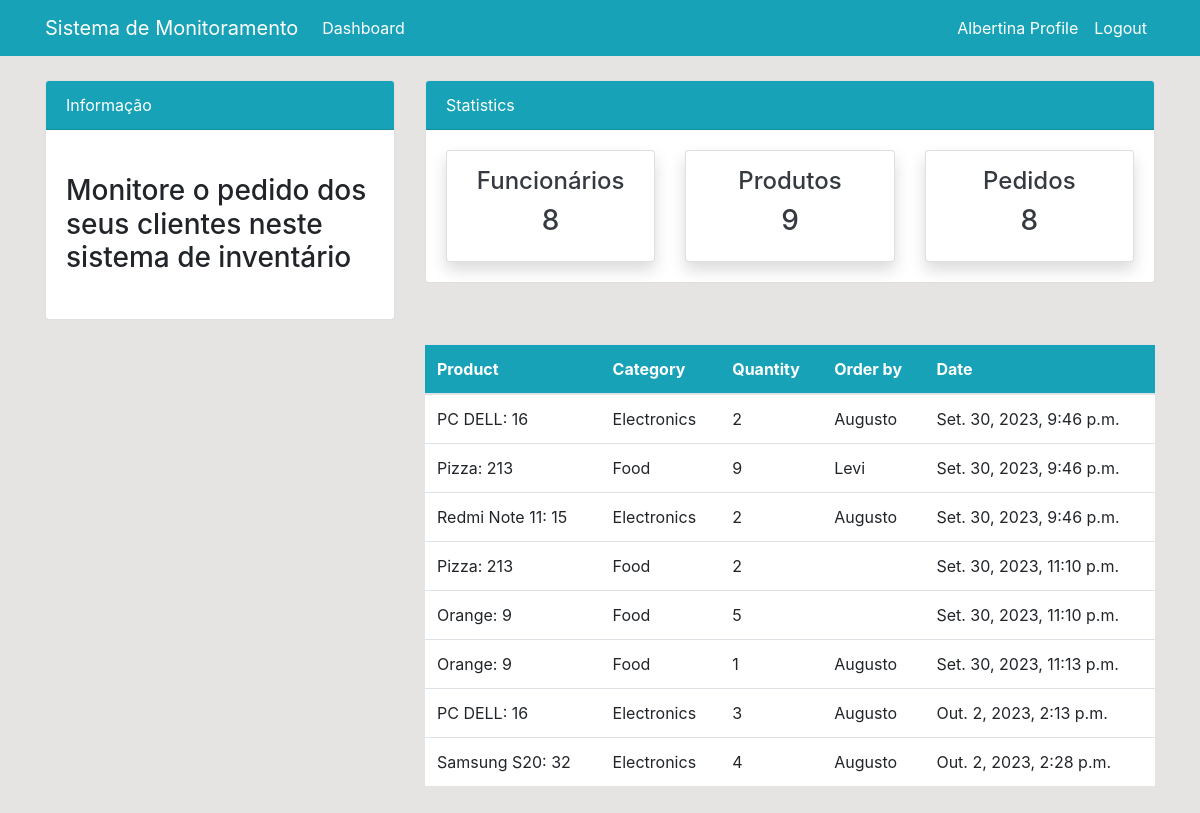
The page /order/ (signed in) on the database its author committed.
### dashboard/models.py (models this page shows, shortened)
class Order(models.Model):
    product = models.ForeignKey(Product, on_delete=models.CASCADE)
    staff = models.ForeignKey(User, models.CASCADE, null=True)
    order_quantity = models.PositiveIntegerField(null=True)
    date = models.DateTimeField(auto_now_add=True)

class Product(models.Model):
    name = models.CharField(max_length=100)
    category = models.CharField(max_length=20, choices=CATEGORY, null=True)
    quantity = models.PositiveIntegerField(null=True)
    class Meta:
        verbose_name_plural = 'Product'
    def __str__(self):
        return f'{self.name}: {self.quantity}'

### dashboard/views.py (the view)
# urls.py: path('order/', views.order, name='dashboard-order'),
@login_required
def order(request):
    orders = Order.objects.all()
    orders_count = orders.count()
    workers_count = User.objects.all().count()
    products_count = Product.objects.all().count()
    context = {
        'orders': orders,
        'workers_count': workers_count,
        'products_count': products_count,
        'orders_count': orders_count,
    }
    return render(request, 'dashboard/order.html', context)

### templates/dashboard/order.html (shortened to what this page needs)
{% extends 'partials/base.html' %}
{% block content %}
{% include 'partials/topnav.html' %}
 <div class="container">
    <div class="row my-4">
        <div class="col-md-4">
        </div>
        <div class="col-md-8">
            <table class="table bg-white">
                <thead class="bg-info">
                    <tr class="text-white">
                        <th scope="col">Product</th>
                        <th scope="col">Category</th>
                        <th scope="col">Quantity</th>
                        <th scope="col">Order by</th>
                        <th scope="col">Date</th>
                    </tr>
                </thead>
                <tbody>
                    {% for orders in orders %}
                    <tr>
                        <td>{{ orders.product }}
                        <td>{{ orders.product.category }}</td>
                        <td>{{ orders.order_quantity }}</td>
                        <td>
                            {{ orders.staff.username }}
                        </td>
                        <td>
                            {{ orders.date }}
                        </td>
                    </tr>
                    {% endfor %}
                </tbody>
            </table>
        </div>
    </div>
</div>
{% endblock %}

### templates/partials/nav.html (shortened to what this page needs)
 <nav class="navbar navbar-expand-lg navbar-info bg-info">
    {% if user.is_authenticated %}
    <div class="container">
        <a class="navbar-brand text-white" href="index.html">Sistema de Monitoramento</a>
        <div class="collapse navbar-collapse" id="navbarSupportedContent">
            <ul class="navbar-nav mr-auto">
                <li class="nav-item active">
                    <a class="nav-link text-white" href="{% url 'dashboard-index' %}">Dashboard </a>
                </li>
            </ul>
            <ul class="navbar-nav ml-auto">
                <li class="nav-item active">
                    <a class="nav-link text-white" href="{% url 'user-profile' %}">{{ user.username }} Profile </a>
                </li>
                <li class="nav-item">
                    <a class="nav-link text-white" href="{% url 'user-logout' %}">Logout</a>
                </li>
            </ul>
            {% endif %}
        </div>
    </div>
</nav>

### static/style.css (style rules this page uses)
body { background: rgb(230, 227, 227); }

### rows shown on the page
Order: product "PC DELL: 16", product.category "Electronics", order_quantity "2", staff.username "Augusto", date "Set. 30, 2023, 9:46 p.m."
Order: product "Pizza: 213", product.category "Food", order_quantity "9", staff.username "Levi", date "Set. 30, 2023, 9:46 p.m."
Order: product "Redmi Note 11: 15", product.category "Electronics", order_quantity "2", staff.username "Augusto", date "Set. 30, 2023, 9:46 p.m."
Order: product "Pizza: 213", product.category "Food", order_quantity "2", date "Set. 30, 2023, 11:10 p.m."
Order: product "Orange: 9", product.category "Food", order_quantity "5", date "Set. 30, 2023, 11:10 p.m."
Order: product "Orange: 9", product.category "Food", order_quantity "1", staff.username "Augusto", date "Set. 30, 2023, 11:13 p.m."
Order: product "PC DELL: 16", product.category "Electronics", order_quantity "3", staff.username "Augusto", date "Out. 2, 2023, 2:13 p.m."
Order: product "Samsung S20: 32", product.category "Electronics", order_quantity "4", staff.username "Augusto", date "Out. 2, 2023, 2:28 p.m."

### other values the page prints
{{ user.username }} "Albertina"
{{ workers_count }} "8"
{{ products_count }} "9"
{{ orders_count }} "8"
